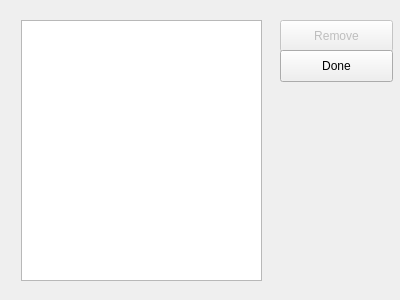
<?xml version="1.0" encoding="UTF-8"?>
<ui version="4.0">
 <class>RemoveProfileDialog</class>
 <widget class="QDialog" name="RemoveProfileDialog">
  <property name="geometry">
   <rect>
    <x>0</x>
    <y>0</y>
    <width>400</width>
    <height>300</height>
   </rect>
  </property>
  <property name="windowTitle">
   <string>Dialog</string>
  </property>
  <widget class="QListWidget" name="listWidget">
   <property name="geometry">
    <rect>
     <x>21</x>
     <y>20</y>
     <width>241</width>
     <height>261</height>
    </rect>
   </property>
  </widget>
  <widget class="QPushButton" name="btnRemove">
   <property name="enabled">
    <bool>false</bool>
   </property>
   <property name="geometry">
    <rect>
     <x>280</x>
     <y>20</y>
     <width>113</width>
     <height>32</height>
    </rect>
   </property>
   <property name="text">
    <string>Remove</string>
   </property>
   <property name="autoDefault">
    <bool>false</bool>
   </property>
   <property name="default">
    <bool>true</bool>
   </property>
  </widget>
  <widget class="QPushButton" name="btnCancel">
   <property name="geometry">
    <rect>
     <x>280</x>
     <y>50</y>
     <width>113</width>
     <height>32</height>
    </rect>
   </property>
   <property name="text">
    <string>Done</string>
   </property>
  </widget>
 </widget>
 <resources/>
 <connections/>
</ui>
